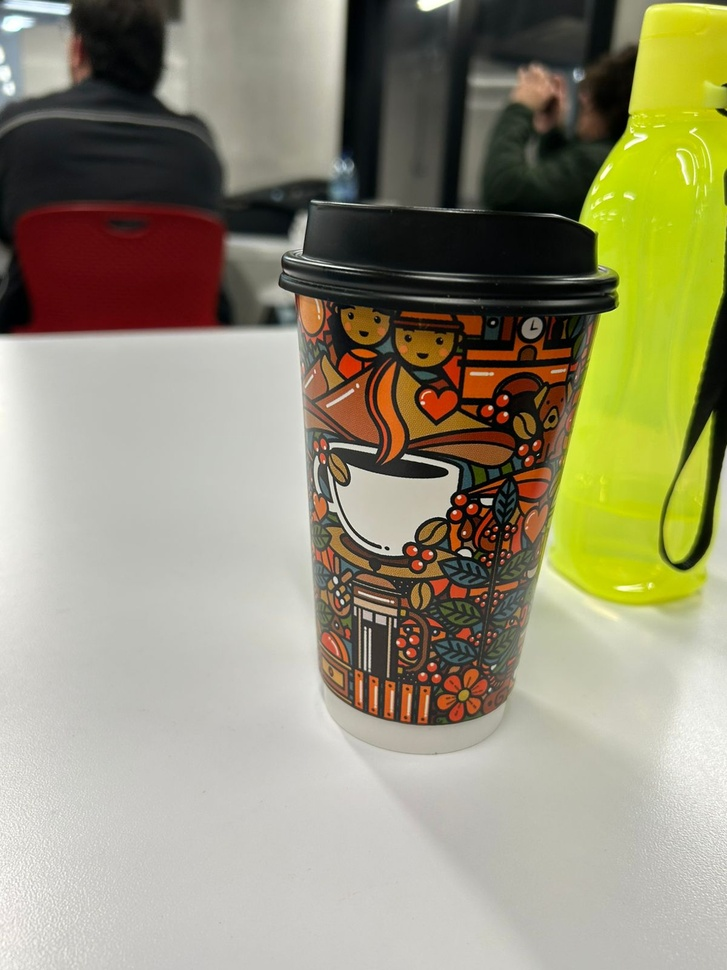
#> input picture fotofrontal.jpeg, 727 x 970 px, shrunk from 1200 x 1600 before the run
$ python task3.py
#> lines starting #> are read from the running program, lines starting #| are printed output that depends on the picture
"""
Task 3 — Benchmark (tiempos) + Tabla para decidir entre SIFT vs ORB

Input esperado en la misma carpeta:
- fotofrontal.jpeg
- fotorotada.jpeg

Salida:
- benchmark_results.csv
- (opcional) prints de la tabla en consola

Requisito para SIFT:
pip install opencv-contrib-python
"""

import cv2
import numpy as np
import time
import csv

FRONTAL = "fotofrontal.jpeg"
ROTADA  = "fotorotada.jpeg"
RATIO_THRESH = 0.75

# Repeticiones para promediar tiempos (sube si quieres más estabilidad)
WARMUP_RUNS = 3
MEASURE_RUNS = 20


def load_gray(path: str):
    img = cv2.imread(path, cv2.IMREAD_GRAYSCALE)
    if img is None:
        raise FileNotFoundError(f"No se pudo leer: {path}. Verifica nombre/ubicación.")
    return img


def knn_ratio_test(knn_matches, ratio=0.75):
    good = []
    for pair in knn_matches:
        if len(pair) != 2:
            continue
        m, n = pair
        if m.distance < ratio * n.distance:
            good.append(m)
    return good


def ms_from_perf(start, end):
    return (end - start) * 1000.0


def timed_detect_and_compute(detector, img):
    """
    Mide SOLO detección+descripción: detectAndCompute.
    Retorna: (kp, des, time_ms)
    """
    t0 = time.perf_counter()
    kp, des = detector.detectAndCompute(img, None)
    t1 = time.perf_counter()
    return kp, des, ms_from_perf(t0, t1)


def timed_knn_match(matcher, des1, des2, k=2):
    """
    Mide SOLO matching (knnMatch).
    Retorna: (knn_matches, time_ms)
    """
    t0 = time.perf_counter()
    knn = matcher.knnMatch(des1, des2, k=k)
    t1 = time.perf_counter()
    return knn, ms_from_perf(t0, t1)


def benchmark_sift(img1, img2):
    """
    SIFT + BFMatcher L2 + Ratio Test
    Reporta tiempos promedio y conteos.
    """
    sift = cv2.SIFT_create()
    bf = cv2.BFMatcher(cv2.NORM_L2, crossCheck=False)

    # Warmup (para estabilizar caches/jit interno)
    for _ in range(WARMUP_RUNS):
        kp1, des1 = sift.detectAndCompute(img1, None)
        kp2, des2 = sift.detectAndCompute(img2, None)
        if des1 is not None and des2 is not None:
            _ = bf.knnMatch(des1, des2, k=2)

    det_times = []
    match_times = []
    last_counts = None

    for _ in range(MEASURE_RUNS):
        kp1, des1, t_det1 = timed_detect_and_compute(sift, img1)
        kp2, des2, t_det2 = timed_detect_and_compute(sift, img2)

        # Si no hay descriptores, no se puede medir matching
        if des1 is None or des2 is None or len(des1) == 0 or len(des2) == 0:
            knn = []
            t_match = 0.0
            good = []
        else:
            knn, t_match = timed_knn_match(bf, des1, des2, k=2)
            good = knn_ratio_test(knn, ratio=RATIO_THRESH)

        det_times.append(t_det1 + t_det2)
        match_times.append(t_match)

        last_counts = (len(kp1), len(kp2), len(good))

    det_avg = float(np.mean(det_times))
    match_avg = float(np.mean(match_times))
    total_avg = det_avg + match_avg

    kp1c, kp2c, goodc = last_counts
    return {
        "Algoritmo": "SIFT",
        "Det+Desc_ms_avg": det_avg,
        "Matching_ms_avg": match_avg,
        "Tiempo_total_ms_avg": total_avg,
        "Keypoints_A": kp1c,
        "Keypoints_B": kp2c,
        "Good_matches": goodc,
    }


def benchmark_orb(img1, img2):
    """
    ORB + BFMatcher Hamming + Ratio Test
    Reporta tiempos promedio y conteos.
    """
    orb = cv2.ORB_create(nfeatures=2000)
    bf = cv2.BFMatcher(cv2.NORM_HAMMING, crossCheck=False)

    # Warmup
    for _ in range(WARMUP_RUNS):
        kp1, des1 = orb.detectAndCompute(img1, None)
        kp2, des2 = orb.detectAndCompute(img2, None)
        if des1 is not None and des2 is not None:
            _ = bf.knnMatch(des1, des2, k=2)

    det_times = []
    match_times = []
    last_counts = None

    for _ in range(MEASURE_RUNS):
        kp1, des1, t_det1 = timed_detect_and_compute(orb, img1)
        kp2, des2, t_det2 = timed_detect_and_compute(orb, img2)

        if des1 is None or des2 is None or len(des1) == 0 or len(des2) == 0:
            knn = []
            t_match = 0.0
            good = []
        else:
            knn, t_match = timed_knn_match(bf, des1, des2, k=2)
            good = knn_ratio_test(knn, ratio=RATIO_THRESH)

        det_times.append(t_det1 + t_det2)
        match_times.append(t_match)

        last_counts = (len(kp1), len(kp2), len(good))

    det_avg = float(np.mean(det_times))
    match_avg = float(np.mean(match_times))
    total_avg = det_avg + match_avg

    kp1c, kp2c, goodc = last_counts
    return {
        "Algoritmo": "ORB",
        "Det+Desc_ms_avg": det_avg,
        "Matching_ms_avg": match_avg,
        "Tiempo_total_ms_avg": total_avg,
        "Keypoints_A": kp1c,
        "Keypoints_B": kp2c,
        "Good_matches": goodc,
    }


def print_table(rows):
    # impresión simple sin pandas
    headers = [
        "Algoritmo",
        "Tiempo_total_ms_avg",
        "Keypoints_A",
        "Keypoints_B",
        "Good_matches",
        "Det+Desc_ms_avg",
        "Matching_ms_avg",
    ]
    colw = {h: max(len(h), max(len(f"{r[h]:.2f}") if isinstance(r[h], float) else len(str(r[h])) for r in rows)) for h in headers}

    def fmt_cell(h, v):
        if isinstance(v, float):
            s = f"{v:.2f}"
        else:
            s = str(v)
        return s.ljust(colw[h])

    line = " | ".join(h.ljust(colw[h]) for h in headers)
    sep  = "-+-".join("-" * colw[h] for h in headers)
    print(line)
    print(sep)
    for r in rows:
        print(" | ".join(fmt_cell(h, r[h]) for h in headers))


def save_csv(rows, path="benchmark_results.csv"):
    headers = [
        "Algoritmo",
        "Tiempo_total_ms_avg",
        "Keypoints_A",
        "Keypoints_B",
        "Good_matches",
        "Det+Desc_ms_avg",
        "Matching_ms_avg",
    ]
    with open(path, "w", newline="", encoding="utf-8") as f:
        w = csv.DictWriter(f, fieldnames=headers)
        w.writeheader()
        for r in rows:
            w.writerow(r)


def main():
    img1 = load_gray(FRONTAL)
#> in load_gray, `img = cv2.imread(path, cv2.IMREAD_GRAYSCALE)`:
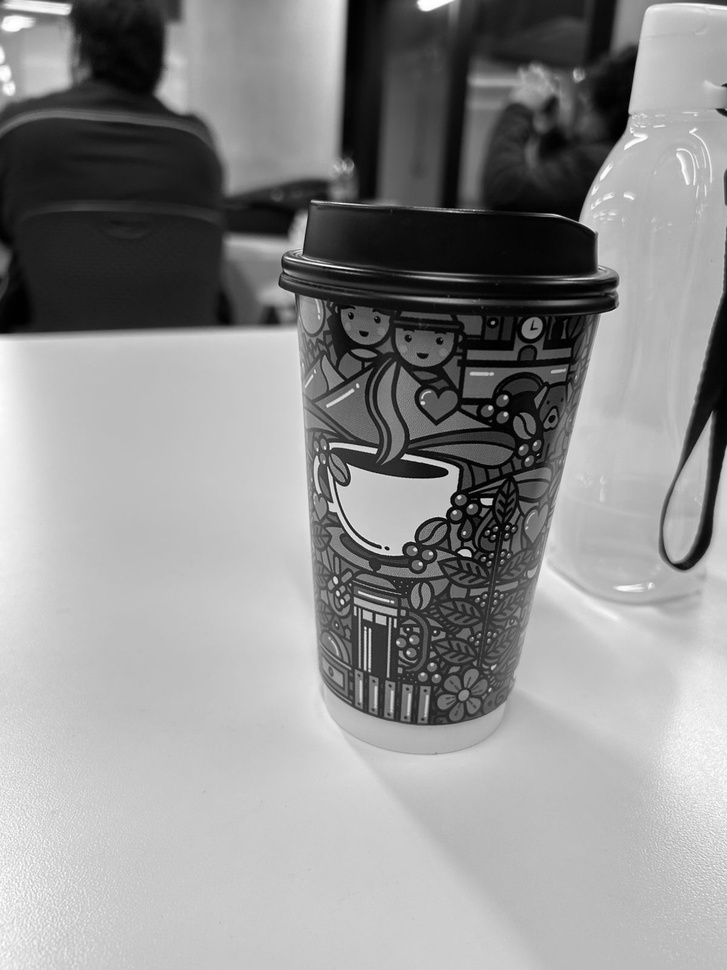
#> img: shape (970, 727); min 0, max 255, mean 143.3
    img2 = load_gray(ROTADA)
#> call 2 of load_gray, with path = 'fotorotada.jpeg'
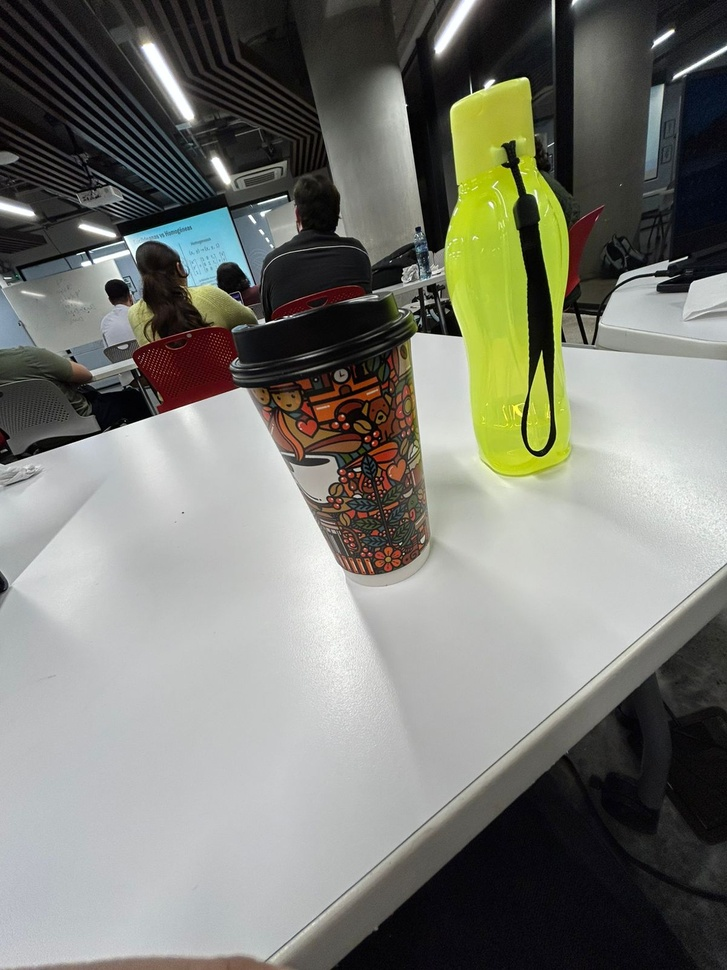
#> input picture fotorotada.jpeg, 727 x 970 px, shrunk from 1200 x 1600 before the run
#> in load_gray (call 2), `img = cv2.imread(path, cv2.IMREAD_GRAYSCALE)`:
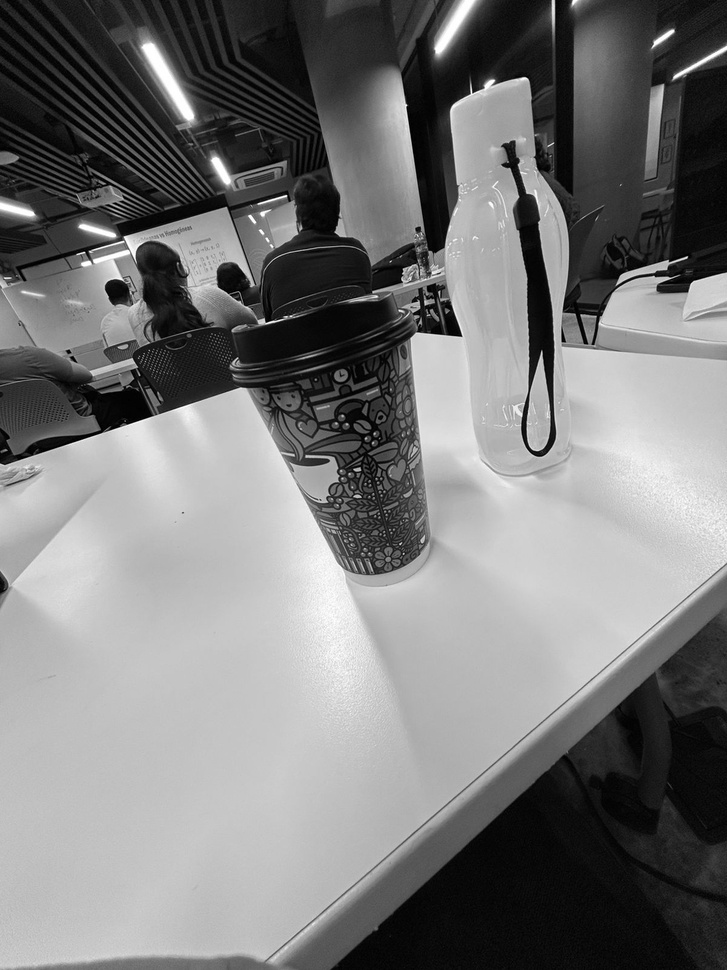
#> img: shape (970, 727); min 0, max 255, mean 121.2

    print("== Benchmark Task 3 ==")
    print(f"Imágenes: {FRONTAL} {img1.shape} | {ROTADA} {img2.shape}")
#| Imágenes: fotofrontal.jpeg (970, 727) | fotorotada.jpeg (970, 727)
    print(f"WARMUP_RUNS={WARMUP_RUNS}, MEASURE_RUNS={MEASURE_RUNS}, RATIO={RATIO_THRESH}")

    sift_res = benchmark_sift(img1, img2)
#> the loop in benchmark_sift, `for _ in range(MEASURE_RUNS):` made 20 passes
#> (t_det1, t_det2, t_match) on passes 1 to 12: (299.7, 277.9, 98.24), (275, 273.4, 100.9), (278.9, 275.2, 107.7), (273.3, 314, 109.3), (338.1, 287.7, 96.41), (270.5, 271, 95.97), (280.3, 354, 159.3), (337.3, 275.3, 99.82), (279.7, 291.8, 100.4), (278, 277.2, 96.71), (278.8, 275, 97.98), (280.2, 276.6, 100.4)
#> after the loop in benchmark_sift, `for _ in range(MEASURE_RUNS):`: det_times = [577.6, 548.4, 554.1, 587.3, 625.9, 541.4, 634.4, 612.6, 571.5, 555.1, 553.8, 556.9, 549.8, 549.4, 551.5, 580.5, 579.2, 548.9, 855.4, 538.6]; match_times = [98.24, 100.9, 107.7, 109.3, 96.41, 95.97, 159.3, 99.82, 100.4, 96.71, 97.98, 100.4, 96.78, 100.6, 98.81, 101.3, 100.6, 129.4, 125.6, 97.05]
#> in benchmark_sift, `det_avg = float(np.mean(det_times))`: det_avg = 583.6
#> in benchmark_sift, `match_avg = float(np.mean(match_times))`: match_avg = 105.7
#> in benchmark_sift, `total_avg = det_avg + match_avg`: total_avg = 689.3
#> in benchmark_sift, `kp1c, kp2c, goodc = last_counts`: kp1c = 1829; kp2c = 1673; goodc = 146
#> sift_res = {'Algoritmo': 'SIFT', 'Det+Desc_ms_avg': 583.6, 'Matching_ms_avg': 105.7, 'Tiempo_total_ms_avg': 689.3, 'Keypoints_A': 1829, 'Keypoints_B': 1673, 'Good_matches': 146}
    orb_res  = benchmark_orb(img1, img2)
#> the loop in benchmark_orb, `for _ in range(MEASURE_RUNS):` made 20 passes
#> (t_det1, t_det2, t_match) on passes 1 to 12: (19.38, 27.3, 82.01), (18.21, 18.59, 55.68), (18.51, 18.94, 55.59), (18.7, 31.28, 76.39), (18.68, 19.38, 56.01), (18.39, 18.57, 58.14), (18.5, 19.52, 55.99), (18.38, 18.57, 56.1), (19.06, 19.92, 56.31), (18.84, 19.63, 66.82), (18.74, 18.98, 57.23), (25.41, 30.07, 65.8)
#> after the loop in benchmark_orb, `for _ in range(MEASURE_RUNS):`: det_times = [46.68, 36.8, 37.45, 49.98, 38.06, 36.95, 38.03, 36.95, 38.99, 38.47, 37.72, 55.48, 41.74, 40.85, 41.35, 38.96, 39.38, 43.05, 38.54, 47.22]; match_times = [82.01, 55.68, 55.59, 76.39, 56.01, 58.14, 55.99, 56.1, 56.31, 66.82, 57.23, 65.8, 59.69, 57.22, 55.96, 61.07, 70.88, 56.98, 79.65, 56.36]
#> in benchmark_orb, `det_avg = float(np.mean(det_times))`: det_avg = 41.13
#> in benchmark_orb, `match_avg = float(np.mean(match_times))`: match_avg = 61.99
#> in benchmark_orb, `total_avg = det_avg + match_avg`: total_avg = 103.1
#> in benchmark_orb, `kp1c, kp2c, goodc = last_counts`: kp1c = 2000; goodc = 28
#> orb_res = {'Algoritmo': 'ORB', 'Det+Desc_ms_avg': 41.13, 'Matching_ms_avg': 61.99, 'Tiempo_total_ms_avg': 103.1, 'Keypoints_A': 2000, 'Keypoints_B': 2000, 'Good_matches': 28}

    rows = [sift_res, orb_res]

    print("\n== Resultados (promedios en ms) ==")
    print_table(rows)
#> in print_table, `colw = {h: max(len(h), max(len(f"{r[h]:.2f}") if isinstance(r[h], floa..`: colw = {'Algoritmo': 9, 'Tiempo_total_ms_avg': 19, 'Keypoints_A': 11, 'Keypoints_B': 11, 'Good_matches': 12, 'Det+Desc_ms_avg': 15, 'Matching_ms_avg': 15}
#| Algoritmo | Tiempo_total_ms_avg | Keypoints_A | Keypoints_B | Good_matches | Det+Desc_ms_avg | Matching_ms_avg
#> the loop in print_table, `for r in rows:` made 2 passes
#| SIFT      | 689.28              | 1829        | 1673        | 146          | 583.61          | 105.66
#| ORB       | 103.13              | 2000        | 2000        | 28           | 41.13           | 61.99

    save_csv(rows, "benchmark_results.csv")
#> the loop in save_csv, `for r in rows:` made 2 passes
    print("\nSe guardó: benchmark_results.csv")

    # Extra útil para tu análisis del producto A (presupuesto ~16ms)
    for r in rows:
        fps_est = 1000.0 / r["Tiempo_total_ms_avg"] if r["Tiempo_total_ms_avg"] > 0 else 0.0
        print(f"{r['Algoritmo']}: tiempo_total={r['Tiempo_total_ms_avg']:.2f} ms -> FPS aprox={fps_est:.1f}")
#> this loop made 2 passes
#> fps_est on passes 1 to 2: 1.45, 9.7
#| SIFT: tiempo_total=689.28 ms -> FPS aprox=1.5
#| ORB: tiempo_total=103.13 ms -> FPS aprox=9.7

    print("\nListo ✅")


if __name__ == "__main__":
    main()
